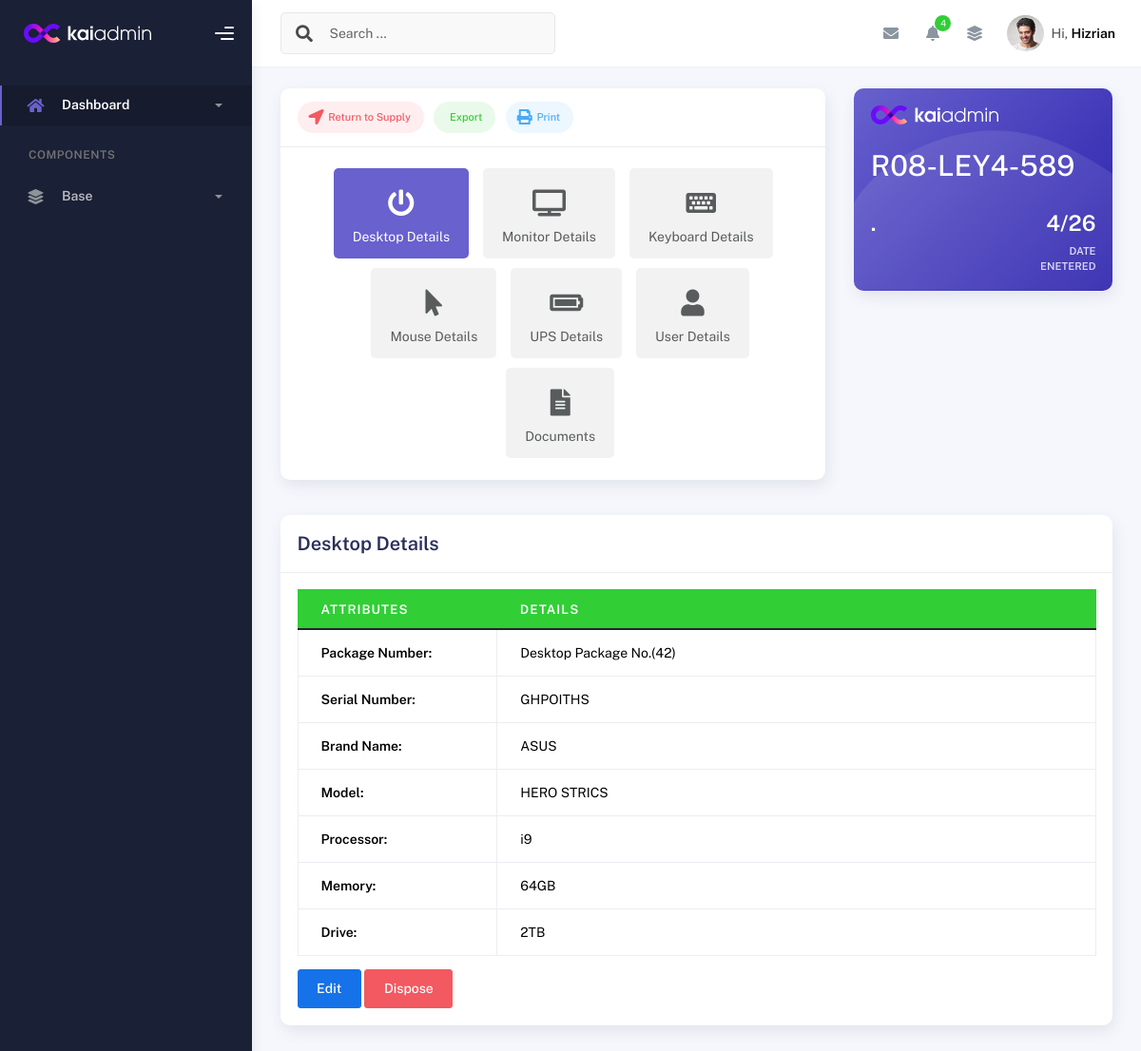
The app's page /desktop_details_view/42/, older data.
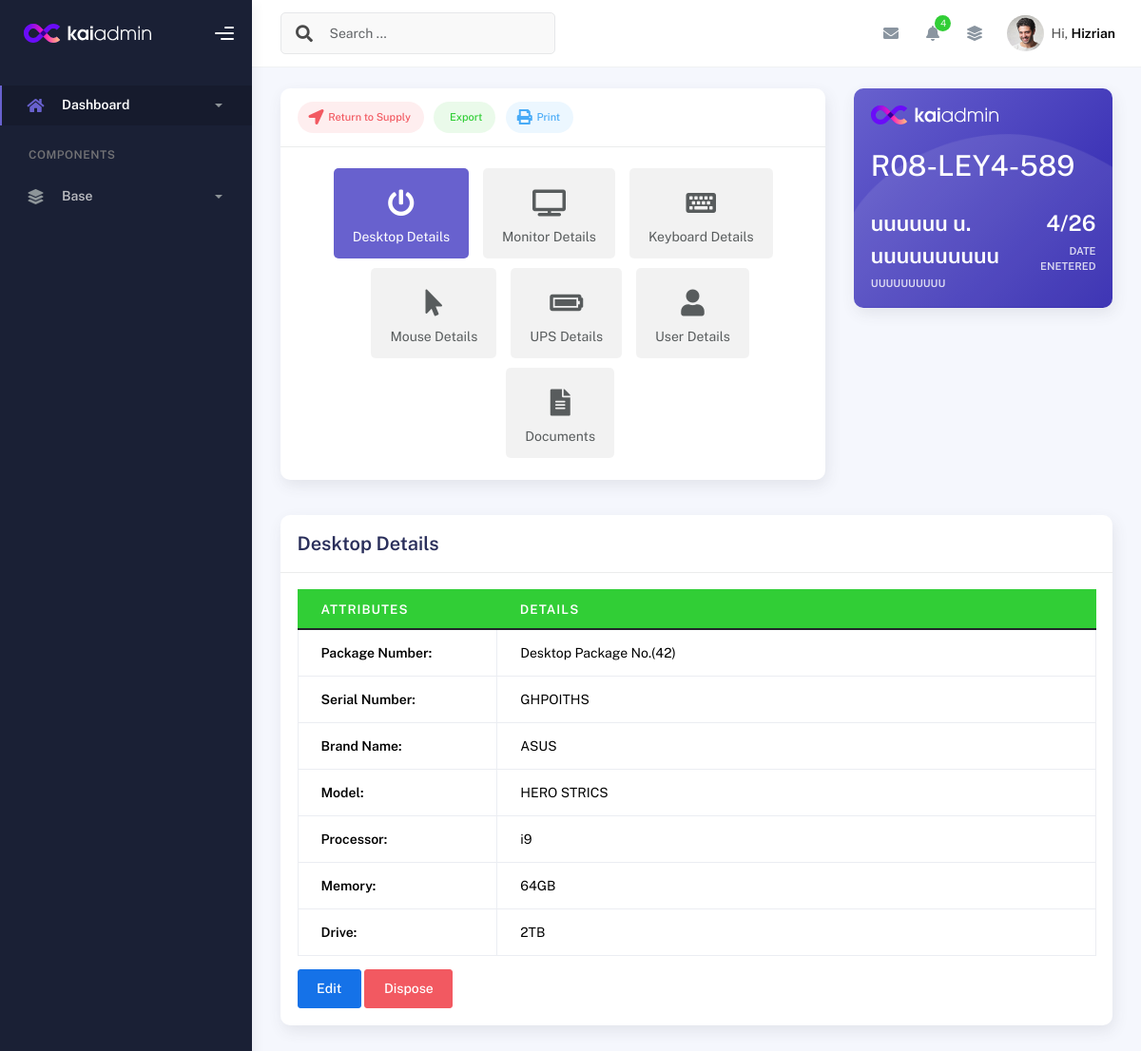
The same page, newer data.
### inventory/models.py (models this page shows, shortened)
class UserDetails(models.Model):
    id = models.AutoField(primary_key=True)
    desktop_package_db = models.ForeignKey("Desktop_Package", on_delete=models.CASCADE, null=True)
    user_Enduser = models.ForeignKey("Employee", on_delete=models.SET_NULL, null=True, blank=True, related_name='enduser_details')
    user_Assetowner = models.ForeignKey("Employee", on_delete=models.SET_NULL, null=True, blank=True, related_name='assetowner_details')
    created_at = models.DateTimeField(auto_now_add=True)

class Employee(models.Model):
    desktop_package = models.ForeignKey(Desktop_Package, on_delete=models.CASCADE, null=True)
    employee_fname = models.CharField(max_length=100, blank=True, null=True)
    employee_mname = models.CharField(max_length=100, blank=True, null=True)
    employee_lname = models.CharField(max_length=100, blank=True, null=True)
    employee_position = models.CharField(max_length=100, blank=True, null=True)
    employee_office = models.CharField(max_length=100, blank=True, null=True)
    employee_status = models.CharField(max_length=100, blank=True, null=True)

### inventory/views.py (the view)
# urls.py: path('desktop_details_view/<int:desktop_id>/', views.desktop_details_view, name='desktop_details_view'),  # URL pattern for desktop details view
def desktop_details_view(request, desktop_id):
    desktop_details = get_object_or_404(DesktopDetails, id=desktop_id)
    desktop_package = desktop_details.desktop_package  # Get the associated package directly from desktop_details
    enduser_history = EndUserChangeHistory.objects.filter(desktop_package=desktop_details.desktop_package)
    assetowner_history = AssetOwnerChangeHistory.objects.filter(desktop_package=desktop_details.desktop_package)
    employees = Employee.objects.all()
    keyboard_detailsx = KeyboardDetails.objects.filter(desktop_package=desktop_package, is_disposed=False)
    mouse_details = MouseDetails.objects.filter(desktop_package=desktop_package, is_disposed=False)
    monitor_detailsx = MonitorDetails.objects.filter(desktop_package_db=desktop_package, is_disposed=False)
    ups_details = UPSDetails.objects.filter(desktop_package=desktop_package, is_disposed=False)
    documents_details = DocumentsDetails.objects.filter(desktop_package=desktop_package)
    user_details = UserDetails.objects.filter(desktop_package_db=desktop_package).first()
    disposed_desktop = DisposedDesktopDetail.objects.filter(desktop__desktop_package=desktop_package)
    disposed_keyboards = DisposedKeyboard.objects.filter(keyboard_dispose_db__desktop_package=desktop_package)
    disposed_mouse = DisposedMouse.objects.filter(mouse_db__desktop_package=desktop_package)
    disposed_monitor = DisposedMonitor.objects.filter(monitor_disposed_db__desktop_package_db=desktop_package)
    disposed_ups = DisposedUPS.objects.filter(ups_db__desktop_package=desktop_package)
    has_active_desktop = DesktopDetails.objects.filter(id=desktop_id, is_disposed=False).exists()
    has_active_keyboards = keyboard_detailsx.exists()
    has_active_mouse = MouseDetails.objects.filter(desktop_package=desktop_package, is_disposed=False).exists()
    has_active_monitor = MonitorDetails.objects.filter(desktop_package_db=desktop_package, is_disposed=False).exists()
    has_active_ups = UPSDetails.objects.filter(desktop_package=desktop_package, is_disposed=False).exists()
    desktops_disposed_filter = DesktopDetails.objects.filter(desktop_package=desktop_package, is_disposed=False)
    return render(request, 'desktop_details_view.html', {
        'desktop_detailsx': desktop_details,
        'keyboard_detailse': keyboard_detailsx.first(),  # Assuming you only need one related keyboard detail
        'disposed_desktop': disposed_desktop,
        'disposed_keyboards': disposed_keyboards,
        'disposed_mouse' : disposed_mouse,
        'disposed_monitor' : disposed_monitor,
        'disposed_ups' : disposed_ups,
        'has_active_desktop': has_active_desktop,
        'has_active_keyboards': has_active_keyboards,
        'has_active_mouse': has_active_mouse,
        'has_active_monitor': has_active_monitor,
        'has_active_ups' : has_active_ups,
        'monitor_detailse': monitor_detailsx.first(),
        'mouse_detailse': mouse_details.first(),
        'ups_detailse': ups_details.first(),
        'documents_detailse': documents_details.first(),
        'user_details' : user_details,
        'employees': employees,  # Pass the list of employees to the template
        'enduser_history': enduser_history,
        'assetowner_history': assetowner_history,
        'desktop_package': desktop_package,  # Pass desktop_package to the template for URL resolution
        'desktops_disposed_filter': desktops_disposed_filter,  # Added this line
       })

### inventory/models.py (called while the page is built)
    def __str__(self):
        return f"Desktop Package No.({self.pk})"

### templates/desktop_details_view.html (shortened to what the changed rows need)
{% extends 'base.html' %}
{% load static %}
{% block content %}
<div class="container">
  <div class="page-inner">
    <div class="row">
               {% if desktop_detailsx.is_disposed %}
                    <div class="col-md-4">
                <div class="card card-danger bg-danger-gradient">
                  <div class="card-body curves-shadow">
                    <img src="{% static 'img/kaiadmin/logo_light.svg' %}" height="20" alt="Visa Logo">
                    <h1 class="py-4 mb-0">{{ desktop_detailsx.computer_name }}</h1>
                    <div class="row">
                      <div class="col-8 pe-0">
                        <h3 class="fw-bold mb-1">{{ user_details.user_Assetowner.employee_fname}} {{ user_details.user_Assetowner.employee_mname}}. {{ user_details.user_Assetowner.employee_lname}}</h3>
                        <div class="text-small text-uppercase fw-bold op-8">
                          {{ user_details.user_Assetowner.employee_position}}
                        </div>
                      </div>
                      <div class="col-4 ps-0 text-end">
                        <h3 class="fw-bold mb-1">4/26</h3>
                        <div class="text-small text-uppercase fw-bold op-8">
                          Date Enetered
                        </div>
                      </div>
                    </div>
                  </div>
                </div>
              </div>
               {% else %}
    <div class="col-md-4">
                <div class="card card-secondary bg-secondary-gradient">
                  <div class="card-body curves-shadow">
                    <img src="{% static 'img/kaiadmin/logo_light.svg' %}" height="20" alt="Visa Logo">
                    <h1 class="py-4 mb-0">{{ desktop_detailsx.computer_name }}</h1>
                    <div class="row">
                      <div class="col-8 pe-0">
                        <h3 class="fw-bold mb-1">{{ user_details.user_Assetowner.employee_fname}} {{ user_details.user_Assetowner.employee_mname}}. {{ user_details.user_Assetowner.employee_lname}}</h3>
                        <div class="text-small text-uppercase fw-bold op-8">
                          {{ user_details.user_Assetowner.employee_position}}
                        </div>
                      </div>
                      <div class="col-4 ps-0 text-end">
                        <h3 class="fw-bold mb-1">4/26</h3>
                        <div class="text-small text-uppercase fw-bold op-8">
                          Date Enetered
                        </div>
                      </div>
                    </div>
                  </div>
                </div>
              </div>
              {% endif %}
    <div class="tab-content mt-2 mb-3" id="pills-tabContent">
      <div class="tab-pane fade show active" id="pills-desktop" role="tabpanel" aria-labelledby="pills-desktop-tab">
        <div class="card">
            {% if has_active_desktop %}
          <div class="card-body">
            <table class="table table-head-bg-success table-bordered table-hover">
              <thead>
                <tr>
                  <th scope="col-md-4 ms-auto me-auto">ATTRIBUTES</th>
                  <th scope="col">DETAILS</th>
                </tr>
              </thead>
            </table>
  {% endif %}
          </div>
        </div>
      </div>
{% endblock %}

Row changes from the older to the newer data that the page shows:
now on this page (row edited): UserDetails: user_Assetowner.employee_fname "uuuuuu", user_Assetowner.employee_mname "u", user_Assetowner.employee_lname "uuuuuuuuuu", user_Assetowner.employee_position "UUUUUUUUUU"
